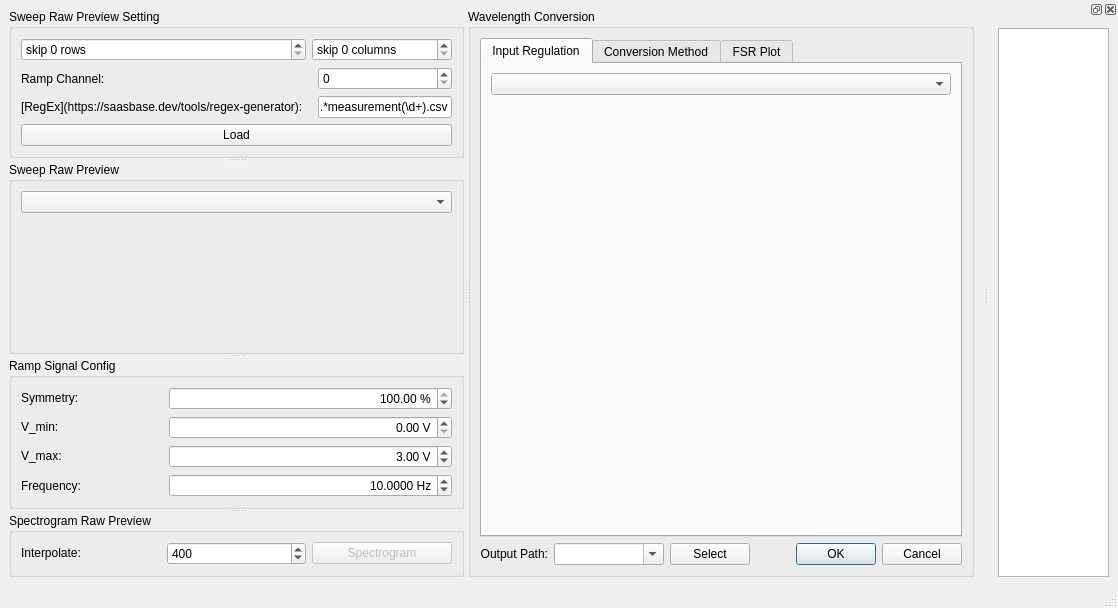
<?xml version="1.0" encoding="UTF-8"?>
<ui version="4.0">
 <class>MainWindow</class>
 <widget class="QMainWindow" name="MainWindow">
  <property name="geometry">
   <rect>
    <x>0</x>
    <y>0</y>
    <width>1118</width>
    <height>608</height>
   </rect>
  </property>
  <property name="windowTitle">
   <string>RA Active Converter</string>
  </property>
  <widget class="QWidget" name="centralwidget">
   <layout class="QVBoxLayout" name="verticalLayout_5">
    <item>
     <widget class="QSplitter" name="splitter_3">
      <property name="orientation">
       <enum>Qt::Horizontal</enum>
      </property>
      <widget class="QSplitter" name="splitter_2">
       <property name="orientation">
        <enum>Qt::Vertical</enum>
       </property>
       <widget class="QGroupBox" name="sweepRawPreviewSettingGroupBox">
        <property name="sizePolicy">
         <sizepolicy hsizetype="Preferred" vsizetype="Fixed">
          <horstretch>0</horstretch>
          <verstretch>0</verstretch>
         </sizepolicy>
        </property>
        <property name="title">
         <string>Sweep Raw Preview Setting</string>
        </property>
        <layout class="QGridLayout" name="gridLayout">
         <item row="3" column="0" colspan="3">
          <widget class="QPushButton" name="rawLoadPushButton">
           <property name="text">
            <string>Load</string>
           </property>
          </widget>
         </item>
         <item row="1" column="0" colspan="2">
          <widget class="QLabel" name="label_2">
           <property name="text">
            <string>Ramp Channel:</string>
           </property>
          </widget>
         </item>
         <item row="0" column="0">
          <widget class="QSpinBox" name="skipRowsSpinBox">
           <property name="suffix">
            <string> rows</string>
           </property>
           <property name="prefix">
            <string>skip </string>
           </property>
           <property name="maximum">
            <number>999999999</number>
           </property>
          </widget>
         </item>
         <item row="2" column="2">
          <widget class="QLineEdit" name="rawRegexLineEdit">
           <property name="text">
            <string>.*measurement(\d+).csv</string>
           </property>
          </widget>
         </item>
         <item row="2" column="0">
          <widget class="QLabel" name="label_3">
           <property name="text">
            <string>[RegEx](https://saasbase.dev/tools/regex-generator): </string>
           </property>
           <property name="textFormat">
            <enum>Qt::MarkdownText</enum>
           </property>
           <property name="openExternalLinks">
            <bool>true</bool>
           </property>
           <property name="textInteractionFlags">
            <set>Qt::TextBrowserInteraction</set>
           </property>
          </widget>
         </item>
         <item row="1" column="2">
          <widget class="QSpinBox" name="rawRampChannelSpinBox"/>
         </item>
         <item row="0" column="1" colspan="2">
          <widget class="QSpinBox" name="skipColumnsSpinBox">
           <property name="suffix">
            <string> columns</string>
           </property>
           <property name="prefix">
            <string>skip </string>
           </property>
           <property name="maximum">
            <number>999999999</number>
           </property>
          </widget>
         </item>
        </layout>
       </widget>
       <widget class="QGroupBox" name="sweepRawPreviewGroupBox">
        <property name="sizePolicy">
         <sizepolicy hsizetype="Preferred" vsizetype="Expanding">
          <horstretch>0</horstretch>
          <verstretch>1</verstretch>
         </sizepolicy>
        </property>
        <property name="title">
         <string>Sweep Raw Preview</string>
        </property>
        <layout class="QVBoxLayout" name="verticalLayout">
         <item>
          <widget class="QComboBox" name="rawPreviewFileComboBox"/>
         </item>
         <item>
          <widget class="QWidget" name="rawPreviewPlotPlaceholderWidget" native="true">
           <property name="sizePolicy">
            <sizepolicy hsizetype="Preferred" vsizetype="Expanding">
             <horstretch>0</horstretch>
             <verstretch>1</verstretch>
            </sizepolicy>
           </property>
          </widget>
         </item>
        </layout>
       </widget>
       <widget class="QGroupBox" name="rampSignalConfigGroupBox">
        <property name="sizePolicy">
         <sizepolicy hsizetype="Preferred" vsizetype="Fixed">
          <horstretch>0</horstretch>
          <verstretch>0</verstretch>
         </sizepolicy>
        </property>
        <property name="title">
         <string>Ramp Signal Config</string>
        </property>
        <layout class="QGridLayout" name="gridLayout_2">
         <item row="0" column="0" rowspan="2">
          <widget class="QLabel" name="label_4">
           <property name="sizePolicy">
            <sizepolicy hsizetype="Preferred" vsizetype="Fixed">
             <horstretch>0</horstretch>
             <verstretch>0</verstretch>
            </sizepolicy>
           </property>
           <property name="text">
            <string>Symmetry:</string>
           </property>
          </widget>
         </item>
         <item row="0" column="1" rowspan="2" colspan="2">
          <widget class="QDoubleSpinBox" name="rampSymmetryDoubleSpinBox">
           <property name="alignment">
            <set>Qt::AlignRight|Qt::AlignTrailing|Qt::AlignVCenter</set>
           </property>
           <property name="suffix">
            <string> %</string>
           </property>
           <property name="maximum">
            <double>100.000000000000000</double>
           </property>
           <property name="singleStep">
            <double>50.000000000000000</double>
           </property>
           <property name="value">
            <double>100.000000000000000</double>
           </property>
          </widget>
         </item>
         <item row="2" column="0">
          <widget class="QLabel" name="label_5">
           <property name="sizePolicy">
            <sizepolicy hsizetype="Preferred" vsizetype="Fixed">
             <horstretch>0</horstretch>
             <verstretch>0</verstretch>
            </sizepolicy>
           </property>
           <property name="text">
            <string>V_min:</string>
           </property>
          </widget>
         </item>
         <item row="2" column="1" colspan="2">
          <widget class="QDoubleSpinBox" name="rampVMinDoubleSpinBox">
           <property name="alignment">
            <set>Qt::AlignRight|Qt::AlignTrailing|Qt::AlignVCenter</set>
           </property>
           <property name="suffix">
            <string> V</string>
           </property>
          </widget>
         </item>
         <item row="3" column="0">
          <widget class="QLabel" name="label_6">
           <property name="sizePolicy">
            <sizepolicy hsizetype="Preferred" vsizetype="Fixed">
             <horstretch>0</horstretch>
             <verstretch>0</verstretch>
            </sizepolicy>
           </property>
           <property name="text">
            <string>V_max:</string>
           </property>
          </widget>
         </item>
         <item row="3" column="1" colspan="2">
          <widget class="QDoubleSpinBox" name="rampVMaxDoubleSpinBox">
           <property name="alignment">
            <set>Qt::AlignRight|Qt::AlignTrailing|Qt::AlignVCenter</set>
           </property>
           <property name="suffix">
            <string> V</string>
           </property>
           <property name="value">
            <double>3.000000000000000</double>
           </property>
          </widget>
         </item>
         <item row="4" column="0">
          <widget class="QLabel" name="label_10">
           <property name="text">
            <string>Frequency:</string>
           </property>
          </widget>
         </item>
         <item row="4" column="1" colspan="2">
          <widget class="QDoubleSpinBox" name="rampFrequencyDoubleSpinBox">
           <property name="alignment">
            <set>Qt::AlignRight|Qt::AlignTrailing|Qt::AlignVCenter</set>
           </property>
           <property name="suffix">
            <string> Hz</string>
           </property>
           <property name="decimals">
            <number>4</number>
           </property>
           <property name="maximum">
            <double>999999.000000000000000</double>
           </property>
           <property name="value">
            <double>10.000000000000000</double>
           </property>
          </widget>
         </item>
        </layout>
       </widget>
       <widget class="QGroupBox" name="spectrogramRawPreviewGroupBox">
        <property name="sizePolicy">
         <sizepolicy hsizetype="Preferred" vsizetype="Fixed">
          <horstretch>0</horstretch>
          <verstretch>0</verstretch>
         </sizepolicy>
        </property>
        <property name="title">
         <string>Spectrogram Raw Preview</string>
        </property>
        <layout class="QHBoxLayout" name="horizontalLayout_3">
         <item>
          <widget class="QLabel" name="label_7">
           <property name="sizePolicy">
            <sizepolicy hsizetype="Preferred" vsizetype="Fixed">
             <horstretch>0</horstretch>
             <verstretch>0</verstretch>
            </sizepolicy>
           </property>
           <property name="text">
            <string>Interpolate:</string>
           </property>
          </widget>
         </item>
         <item>
          <widget class="QSpinBox" name="rawSpectrogramInterpolateSpinBox">
           <property name="maximum">
            <number>999999</number>
           </property>
           <property name="value">
            <number>400</number>
           </property>
          </widget>
         </item>
         <item>
          <widget class="QPushButton" name="rawSpectrogramPlotPushButton">
           <property name="enabled">
            <bool>false</bool>
           </property>
           <property name="text">
            <string>Spectrogram</string>
           </property>
          </widget>
         </item>
        </layout>
       </widget>
      </widget>
      <widget class="QGroupBox" name="wavelengthConversionGroupBox">
       <property name="sizePolicy">
        <sizepolicy hsizetype="Preferred" vsizetype="Preferred">
         <horstretch>1</horstretch>
         <verstretch>0</verstretch>
        </sizepolicy>
       </property>
       <property name="title">
        <string>Wavelength Conversion</string>
       </property>
       <layout class="QVBoxLayout" name="verticalLayout_2">
        <item>
         <widget class="QSplitter" name="splitter">
          <property name="orientation">
           <enum>Qt::Vertical</enum>
          </property>
          <widget class="QTabWidget" name="wavelengthConversionTabWidget">
           <property name="currentIndex">
            <number>0</number>
           </property>
           <widget class="QWidget" name="inputRegulationTab">
            <attribute name="title">
             <string>Input Regulation</string>
            </attribute>
            <layout class="QVBoxLayout" name="verticalLayout_4">
             <item>
              <widget class="QComboBox" name="inputRegulationComboBox"/>
             </item>
             <item>
              <widget class="QStackedWidget" name="inputRegulationStackedWidget"/>
             </item>
            </layout>
           </widget>
           <widget class="QWidget" name="conversionMethodTab">
            <attribute name="title">
             <string>Conversion Method</string>
            </attribute>
            <layout class="QHBoxLayout" name="horizontalLayout_5">
             <item>
              <widget class="QSplitter" name="conversionMethodSplitter">
               <property name="orientation">
                <enum>Qt::Vertical</enum>
               </property>
               <widget class="QComboBox" name="conversionMethodComboBox"/>
               <widget class="QStackedWidget" name="conversionMethodStackedWidget">
                <property name="currentIndex">
                 <number>-1</number>
                </property>
               </widget>
               <widget class="QWidget" name="">
                <layout class="QHBoxLayout" name="horizontalLayout_4">
                 <property name="sizeConstraint">
                  <enum>QLayout::SetMaximumSize</enum>
                 </property>
                 <item>
                  <widget class="QComboBox" name="conversionMethodPolarityComboBox">
                   <item>
                    <property name="text">
                     <string>Output Polarity: -</string>
                    </property>
                   </item>
                   <item>
                    <property name="text">
                     <string>Output Polarity: +</string>
                    </property>
                   </item>
                  </widget>
                 </item>
                 <item>
                  <widget class="QDoubleSpinBox" name="conversionMethodOutputOffsetDoubleSpinBox">
                   <property name="prefix">
                    <string>Output Offset: </string>
                   </property>
                   <property name="minimum">
                    <double>-999999.000000000000000</double>
                   </property>
                   <property name="maximum">
                    <double>999999.000000000000000</double>
                   </property>
                   <property name="value">
                    <double>1310.000000000000000</double>
                   </property>
                  </widget>
                 </item>
                </layout>
               </widget>
              </widget>
             </item>
            </layout>
           </widget>
           <widget class="QWidget" name="fsrPlotTab">
            <attribute name="title">
             <string>FSR Plot</string>
            </attribute>
            <layout class="QVBoxLayout" name="verticalLayout_3">
             <item>
              <widget class="QGroupBox" name="fsrPlotSettingGroupBox">
               <property name="sizePolicy">
                <sizepolicy hsizetype="Preferred" vsizetype="Fixed">
                 <horstretch>0</horstretch>
                 <verstretch>0</verstretch>
                </sizepolicy>
               </property>
               <property name="title">
                <string>Plot Setting</string>
               </property>
               <layout class="QHBoxLayout" name="horizontalLayout_2">
                <item>
                 <widget class="QCheckBox" name="plotTrendlineCheckBox">
                  <property name="text">
                   <string>Trendline</string>
                  </property>
                  <property name="checked">
                   <bool>true</bool>
                  </property>
                 </widget>
                </item>
                <item>
                 <widget class="QSpinBox" name="plotTrendlineOrderSpinBox">
                  <property name="prefix">
                   <string>Order: </string>
                  </property>
                 </widget>
                </item>
                <item>
                 <widget class="QDoubleSpinBox" name="plotTrendlineOutlierRangeDoubleSpinBox">
                  <property name="prefix">
                   <string>Outlier Range: </string>
                  </property>
                  <property name="suffix">
                   <string> pm</string>
                  </property>
                  <property name="maximum">
                   <double>9999999999999.000000000000000</double>
                  </property>
                  <property name="value">
                   <double>30.000000000000000</double>
                  </property>
                 </widget>
                </item>
                <item>
                 <widget class="QPushButton" name="plotPushButton">
                  <property name="enabled">
                   <bool>false</bool>
                  </property>
                  <property name="text">
                   <string>Plot FSR</string>
                  </property>
                 </widget>
                </item>
               </layout>
              </widget>
             </item>
             <item>
              <widget class="QTabWidget" name="plotTabWidget">
               <property name="enabled">
                <bool>false</bool>
               </property>
              </widget>
             </item>
            </layout>
           </widget>
          </widget>
         </widget>
        </item>
        <item>
         <layout class="QHBoxLayout" name="horizontalLayout">
          <item>
           <widget class="QLabel" name="label">
            <property name="sizePolicy">
             <sizepolicy hsizetype="Preferred" vsizetype="Fixed">
              <horstretch>0</horstretch>
              <verstretch>0</verstretch>
             </sizepolicy>
            </property>
            <property name="text">
             <string>Output Path:</string>
            </property>
            <property name="alignment">
             <set>Qt::AlignRight|Qt::AlignTrailing|Qt::AlignVCenter</set>
            </property>
           </widget>
          </item>
          <item>
           <widget class="QComboBox" name="outputPathComboBox">
            <property name="sizePolicy">
             <sizepolicy hsizetype="Expanding" vsizetype="Fixed">
              <horstretch>1</horstretch>
              <verstretch>0</verstretch>
             </sizepolicy>
            </property>
            <property name="editable">
             <bool>true</bool>
            </property>
           </widget>
          </item>
          <item>
           <widget class="QPushButton" name="outputPathPushButton">
            <property name="text">
             <string>Select</string>
            </property>
           </widget>
          </item>
          <item>
           <spacer name="horizontalSpacer">
            <property name="orientation">
             <enum>Qt::Horizontal</enum>
            </property>
            <property name="sizeHint" stdset="0">
             <size>
              <width>40</width>
              <height>20</height>
             </size>
            </property>
           </spacer>
          </item>
          <item>
           <widget class="QDialogButtonBox" name="buttonBox">
            <property name="orientation">
             <enum>Qt::Horizontal</enum>
            </property>
            <property name="standardButtons">
             <set>QDialogButtonBox::Cancel|QDialogButtonBox::Ok</set>
            </property>
           </widget>
          </item>
         </layout>
        </item>
       </layout>
      </widget>
     </widget>
    </item>
   </layout>
  </widget>
  <widget class="QMenuBar" name="menubar">
   <property name="geometry">
    <rect>
     <x>0</x>
     <y>0</y>
     <width>1118</width>
     <height>29</height>
    </rect>
   </property>
  </widget>
  <widget class="QStatusBar" name="statusbar"/>
  <widget class="QDockWidget" name="dockWidget">
   <attribute name="dockWidgetArea">
    <number>2</number>
   </attribute>
   <widget class="QWidget" name="dockWidgetContents">
    <layout class="QVBoxLayout" name="verticalLayout_7">
     <item>
      <widget class="QTextBrowser" name="textBrowser"/>
     </item>
    </layout>
   </widget>
  </widget>
 </widget>
 <resources/>
 <connections>
  <connection>
   <sender>buttonBox</sender>
   <signal>accepted()</signal>
   <receiver>MainWindow</receiver>
   <slot>slot_accept()</slot>
   <hints>
    <hint type="sourcelabel">
     <x>701</x>
     <y>528</y>
    </hint>
    <hint type="destinationlabel">
     <x>399</x>
     <y>299</y>
    </hint>
   </hints>
  </connection>
  <connection>
   <sender>buttonBox</sender>
   <signal>rejected()</signal>
   <receiver>MainWindow</receiver>
   <slot>slot_reject()</slot>
   <hints>
    <hint type="sourcelabel">
     <x>701</x>
     <y>528</y>
    </hint>
    <hint type="destinationlabel">
     <x>399</x>
     <y>299</y>
    </hint>
   </hints>
  </connection>
 </connections>
 <slots>
  <slot>slot_accept()</slot>
  <slot>slot_reject()</slot>
 </slots>
</ui>
